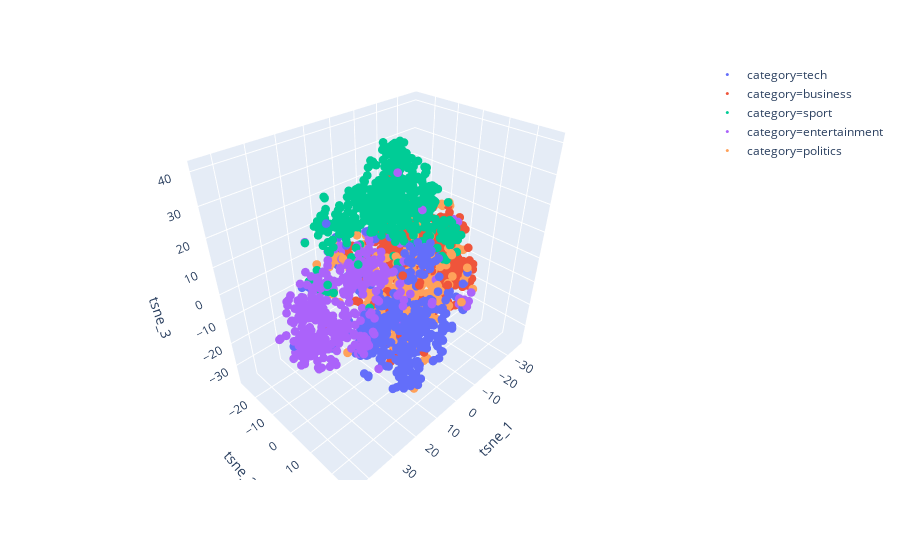

Notebook source saved alongside this figure:
### Code cell
fig = px.scatter_3d(df, x='tsne_1', y='tsne_2', z='tsne_3', color='category')
fig.update_traces(marker=dict(size=3))
fig.show()

### Figure 1 — Plotly figure (JSON) as saved in the notebook; plotly's stock layout.template omitted (floating-point values rounded to 4 significant figures; data arrays with more than 128 entries replaced by an {"elided": "..."} marker saying what was removed)
{"data": [{"hoverlabel": {"namelength": 0}, "hovertemplate": "category=tech<br>tsne_1=%{x}<br>tsne_2=%{y}<br>tsne_3=%{z}", "legendgroup": "category=tech", "marker": {"color": "#636efa", "size": 3, "symbol": "circle"}, "mode": "markers", "name": "category=tech", "scene": "scene", "showlegend": true, "type": "scatter3d", "x": {"elided": "401 float values"}, "y": {"elided": "401 float values"}, "z": {"elided": "401 float values"}}, {"hoverlabel": {"namelength": 0}, "hovertemplate": "category=business<br>tsne_1=%{x}<br>tsne_2=%{y}<br>tsne_3=%{z}", "legendgroup": "category=business", "marker": {"color": "#EF553B", "size": 3, "symbol": "circle"}, "mode": "markers", "name": "category=business", "scene": "scene", "showlegend": true, "type": "scatter3d", "x": {"elided": "510 float values"}, "y": {"elided": "510 float values"}, "z": {"elided": "510 float values"}}, {"hoverlabel": {"namelength": 0}, "hovertemplate": "category=sport<br>tsne_1=%{x}<br>tsne_2=%{y}<br>tsne_3=%{z}", "legendgroup": "category=sport", "marker": {"color": "#00cc96", "size": 3, "symbol": "circle"}, "mode": "markers", "name": "category=sport", "scene": "scene", "showlegend": true, "type": "scatter3d", "x": {"elided": "511 float values"}, "y": {"elided": "511 float values"}, "z": {"elided": "511 float values"}}, {"hoverlabel": {"namelength": 0}, "hovertemplate": "category=entertainment<br>tsne_1=%{x}<br>tsne_2=%{y}<br>tsne_3=%{z}", "legendgroup": "category=entertainment", "marker": {"color": "#ab63fa", "size": 3, "symbol": "circle"}, "mode": "markers", "name": "category=entertainment", "scene": "scene", "showlegend": true, "type": "scatter3d", "x": {"elided": "386 float values"}, "y": {"elided": "386 float values"}, "z": {"elided": "386 float values"}}, {"hoverlabel": {"namelength": 0}, "hovertemplate": "category=politics<br>tsne_1=%{x}<br>tsne_2=%{y}<br>tsne_3=%{z}", "legendgroup": "category=politics", "marker": {"color": "#FFA15A", "size": 3, "symbol": "circle"}, "mode": "markers", "name": "category=politics", "scene": "scene", "showlegend": true, "type": "scatter3d", "x": {"elided": "417 float values"}, "y": {"elided": "417 float values"}, "z": {"elided": "417 float values"}}], "layout": {"legend": {"tracegroupgap": 0}, "margin": {"t": 60}, "scene": {"domain": {"x": [0, 1], "y": [0, 1]}, "xaxis": {"title": {"text": "tsne_1"}}, "yaxis": {"title": {"text": "tsne_2"}}, "zaxis": {"title": {"text": "tsne_3"}}}}}
